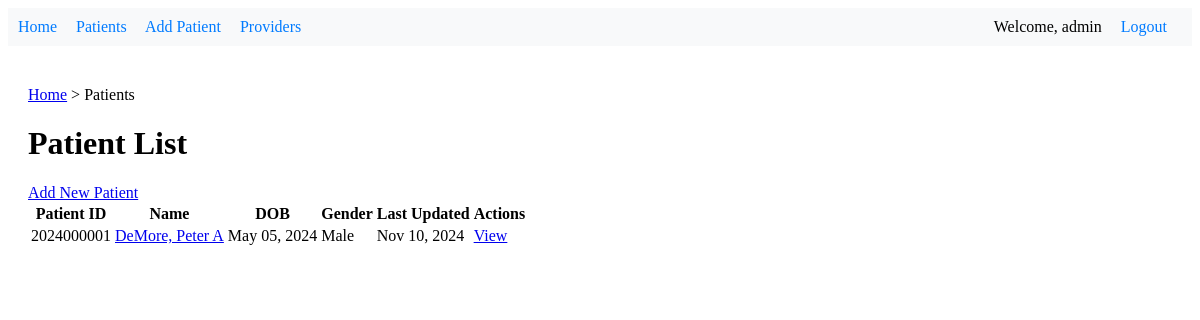
/patients/ (signed in), run on an earlier commit of the app's database.
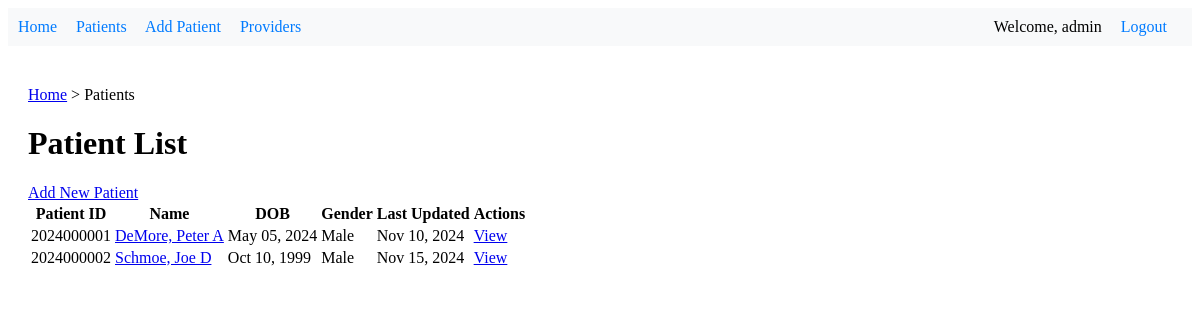
And on a later commit of the database.
### patient_records/models.py (models this page shows, shortened)
class Patient(models.Model):
    GENDER_CHOICES = [
        ('M', 'Male'),
        ('F', 'Female'),
        ('O', 'Other'),
    ]
    id = models.AutoField(primary_key=True)
    date = models.DateField()
    allergies = models.TextField(blank=True, null=True)
    code_status = models.CharField(max_length=50, blank=True, null=True)
    poa_name = models.CharField(max_length=100)
    relationship = models.CharField(max_length=50, blank=True, null=True)
    poa_contact = models.CharField(max_length=100)
    veteran = models.BooleanField(default=False)
    veteran_spouse = models.BooleanField(default=False)
    marital_status = models.CharField(max_length=50, blank=True, null=True)
    street_address = models.CharField(max_length=255, blank=True, null=True)
    city = models.CharField(max_length=100, blank=True, null=True)
    state = models.CharField(max_length=100, blank=True, null=True)
    zip = models.CharField(max_length=20, blank=True, null=True)
    patient_phone = models.CharField(max_length=20, blank=True, null=True)
    patient_email = models.EmailField(blank=True, null=True)
    last_updated = models.DateTimeField(auto_now=True)
    modified_by = models.ForeignKey(User, on_delete=models.SET_NULL, null=True, blank=True)
    patient_number = models.CharField(max_length=10, unique=True, editable=False, null=True, blank=True)
    first_name = models.CharField(max_length=50, null=True, blank=True)
    middle_name = models.CharField(max_length=50, blank=True, null=True)
    last_name = models.CharField(max_length=50, null=True, blank=True)
    date_of_birth = models.DateField(null=True, blank=True)
    gender = models.CharField(max_length=1, choices=GENDER_CHOICES, null=True, blank=True)
    ssn = models.CharField(max_length=11, verbose_name="SSN", null=True, blank=True)
    height_cm = models.DecimalField(max_digits=5, decimal_places=2, verbose_name="Height (cm)", null=True, blank=True)
    height_inches = models.DecimalField(max_digits=5, decimal_places=2, verbose_name="Height (inches)", null=True, blank=True)
    def get_gender_display(self):
        return dict(self.GENDER_CHOICES).get(self.gender, 'None')

### patient_records/views.py (the view)
# urls.py: path('patients/', views.patient_list, name='patient_list'),
@login_required
def patient_list(request):
    breadcrumbs = [
        {'label': 'Patients', 'url': None}
    ]
    search_query = request.GET.get('search', '')
    sort_option = request.GET.get('sort', 'date')
    patients = Patient.objects.all()
    if search_query:
        patients = patients.filter(poa_name__icontains=search_query) | patients.filter(id__icontains=search_query)
    if sort_option:
        patients = patients.order_by(sort_option)
    paginator = Paginator(patients, 10)
    page_number = request.GET.get('page')
    page_obj = paginator.get_page(page_number)
    context = {
        'patients': page_obj,
        'is_paginated': paginator.num_pages > 1,
        'page_obj': page_obj,
        'breadcrumbs': breadcrumbs,
        'page_title': 'Patient List'
    }
    return render(request, 'patient_records/patient_list.html', context)

### patient_records/templatetags/patient_tags.py (called while the page is built)
@register.filter
def full_name(patient):
    if patient.middle_name:
        return f"{patient.last_name}, {patient.first_name} {patient.middle_name}"
    return f"{patient.last_name}, {patient.first_name}"

### patient_records/templates/patient_records/patient_list.html (shortened to what this page needs)
{% extends 'patient_records/base.html' %}
{% load patient_tags %}
{% block content %}
{% include 'components/_breadcrumbs.html' %}
<div class="content-header">
    <h1>Patient List</h1>
    <a href="{% url 'add_patient' %}" class="button">Add New Patient</a>
</div>
<div class="patient-list">
    {% if patients %}
        <table class="data-table">
            <thead>
                <tr>
                    <th>Patient ID</th>
                    <th>Name</th>
                    <th>DOB</th>
                    <th>Gender</th>
                    <th>Last Updated</th>
                    <th><span class="sr-only">Actions</span></th>
                </tr>
            </thead>
            <tbody>
                {% for patient in patients %}
                <tr>
                    <td>{{ patient.patient_number }}</td>
                    <td><a href="{% url 'patient_detail' patient.id %}">{{ patient|full_name }}</a></td>
                    <td>{{ patient.date_of_birth|date:"M d, Y" }}</td>
                    <td>{{ patient.get_gender_display }}</td>
                    <td>{{ patient.last_updated|date:"M d, Y" }}</td>
                    <td class="actions">
                        <a href="{% url 'patient_detail' patient.id %}" class="action-link">View</a>
                    </td>
                </tr>
                {% endfor %}
            </tbody>
        </table>
    {% else %}
        <p>No patients found.</p>
    {% endif %}
</div>
{% endblock %}

What changed in the data, as far as the page shows it:
added Patient: patient_number "2024000002", middle_name+last_name+first_name "Schmoe, Joe D", date_of_birth "Oct 10, 1999", gender "Male", last_updated "Nov 15, 2024"
